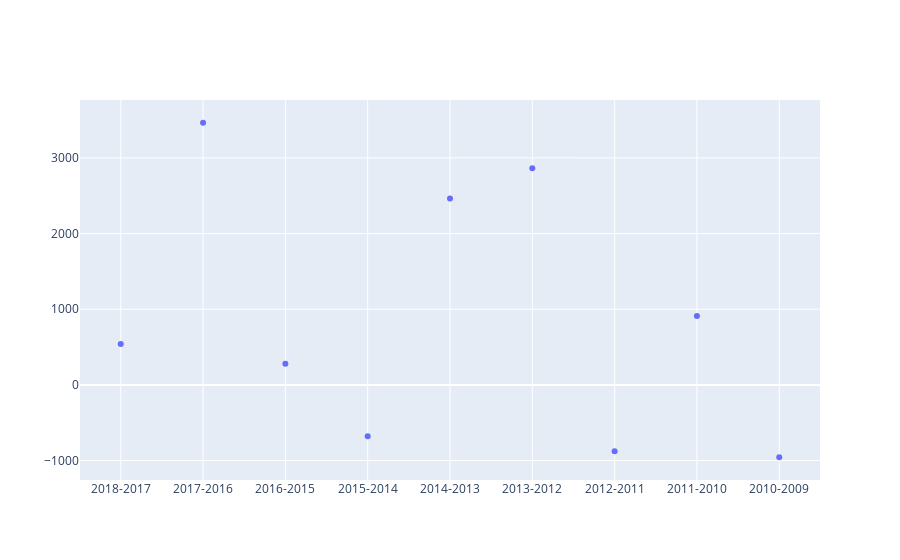

Notebook code cell kept with this figure:
### Code cell
trace = go.Scatter(x=years, y=change_wor,mode ='markers')
data = [trace]
iplot({'data':data})

### Figure 1 — Plotly figure (JSON) as saved in the notebook; plotly's stock layout.template omitted (floating-point values rounded to 4 significant figures)
{"data": [{"mode": "markers", "type": "scatter", "x": ["2018-2017", "2017-2016", "2016-2015", "2015-2014", "2014-2013", "2013-2012", "2012-2011", "2011-2010", "2010-2009"], "y": [539, 3464, 280, -679, 2464, 2863, -878, 912, -956]}], "layout": {}}
